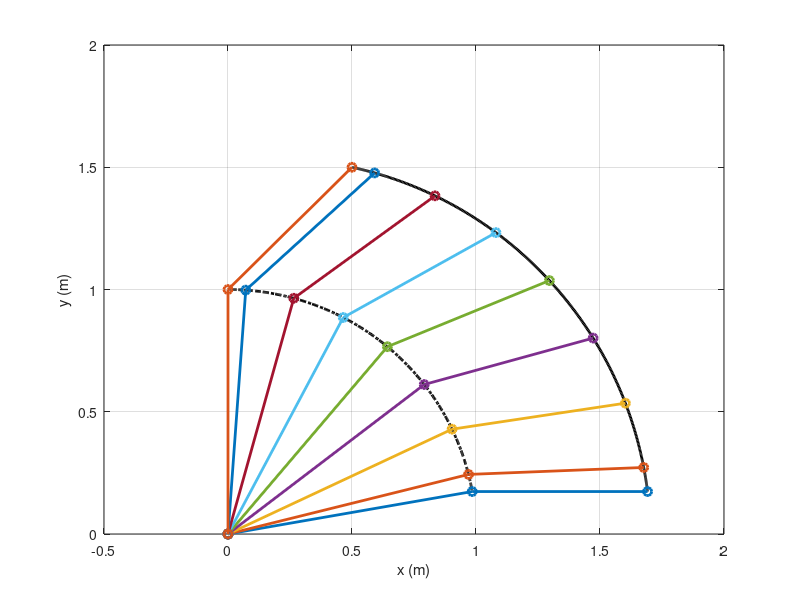
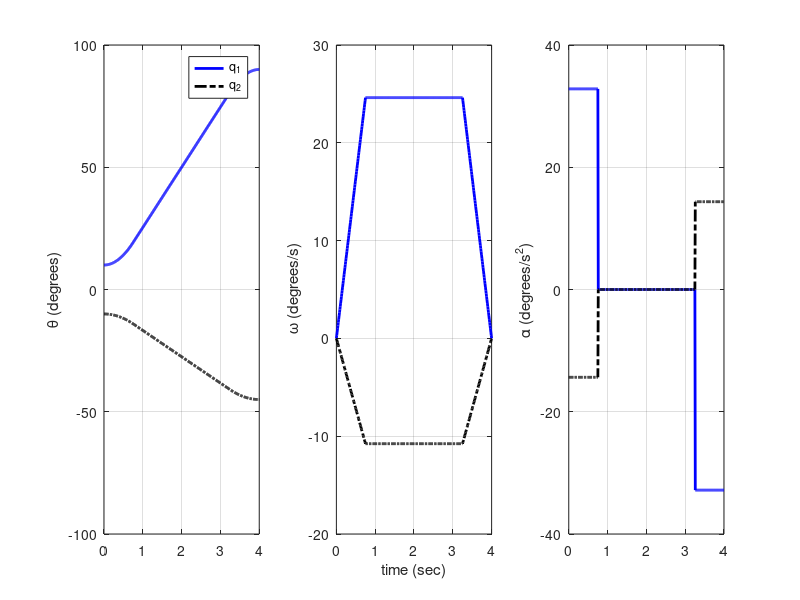

Source code (MATLAB) for these figures, in order:
%% 
% 	Fundamentals of Robotics
%   CRC Press, Taylor & Francis Group, LLC
%   © 2025 Hamid D. Taghirad
%
%   This code provides Trajectory planning of 2R Robot
%   By Linear with parabolic blend
%   Case Study 10.4
%
%% Parameter Definitions

clear all, clc; clf;

%   Initial and final conditions

a=[1; 0.707];
q0=[10 -10]; 
qf=[90 -45];
omax=30;amax=40;
%   Defining time and trajectories
tf=4;ts=0.01;
tb=omax/amax;
Omega=(qf-q0)/(tf-tb);
alpha=Omega/tb;

t=0:ts:tf;t=t'; 
t1=0:ts:tb;t1=t1';
t2=tb+ts:ts:tf-tb; t2=t2';
t3=tf-tb+ts:ts:tf;t3=t3';
q=[q0+1/2*alpha.*t1.^2
    q0+Omega.*(t2-tb/2)
    q0+Omega.*(t3-1/2*tb)-1/2*alpha.*(t3-tf+tb).^2];
dq= [alpha.*t1
    Omega.*ones(size(t2))
    Omega-alpha.*(t3-tf+tb)];
d2q=[alpha+zeros(size(t1))
    alpha.*zeros(size(t2))
    -alpha+zeros(size(t3))];

% Convert degrees to radians
th=q*pi/180; dth=dq*pi/180; d2th=d2q*pi/180;

% Folve Forward kinematics

%Link 1
x1=a(1)*cos(th(:,1));
y1=a(1)*sin(th(:,1));

%End Effector
x=a(1)*cos(th(:,1))+ a(2)*cos(th(:,1)+th(:,2));
y=a(1)*sin(th(:,1))+ a(2)*sin(th(:,1)+th(:,2));

xp=[0 x1(1) x(1);
    0 x1(51) x(51);
    0 x1(101) x(101);
    0 x1(151) x(151);
    0 x1(201) x(201);
    0 x1(251) x(251);   
    0 x1(301) x(301);
    0 x1(351) x(351);
    0 x1(401) x(401);
];
yp=[0 y1(1) y(1);
    0 y1(51) y(51)
    0 y1(101) y(101)
    0 y1(151) y(151)
    0 y1(201) y(201)
    0 y1(251) y(251)
    0 y1(301) y(301)
    0 y1(351) y(351)
    0 y1(401) y(401)
    ]; 

%%   Final trajectory in task space
%   
figure(1)
plot(x1,y1,'-.k', x,y,'k', ...
    xp(1,:),yp(1,:), '-o', xp(2,:),yp(2,:), '-o', ...
    xp(3,:),yp(3,:), '-o', xp(4,:),yp(4,:), '-o', ...
    xp(5,:),yp(5,:), '-o', xp(6,:),yp(6,:), '-o', ...
    xp(7,:),yp(7,:), '-o', xp(8,:),yp(8,:), '-o', ...
    xp(9,:),yp(9,:), '-o')
set(findall(figure(1),'type','line'),'linewidth',2)
%axis([-0.2 1.8 0 2])
grid
xlabel('x (m)'), ylabel('y (m)')

%%   Final trajectory in joint space
%   Figure 10.8 of the book
figure(2)
subplot(1,3,1)
plot(t,q(:,1),'b', t,q(:,2),'-.k'), grid
ylabel('\theta (degrees)'), legend('q_1', 'q_2')
subplot(1,3,2)
plot(t,dq(:,1),'b', t,dq(:,2),'-.k'), grid
xlabel('time (sec)'), ylabel(' \omega (degrees/s)')
subplot(1,3,3)
plot(t,d2q(:,1),'b', t,d2q(:,2),'-.k'), grid
ylabel('\alpha (degrees/s^2)')
set(findall(figure(2),'type','line'),'linewidth',2)
